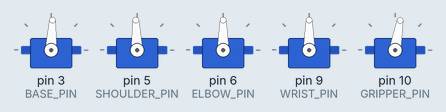
The sketch below on a simulated Arduino Uno, built with avr-gcc and run on an emulated ATmega328P. On the bench: 5 × servo.

Above: at 1.65 s.
At 3.15 s:
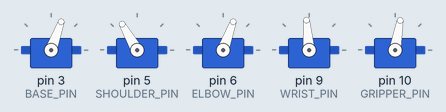
At 4.65 s:
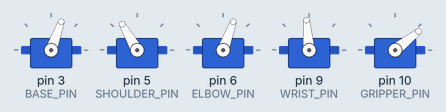
At 7.75 s:
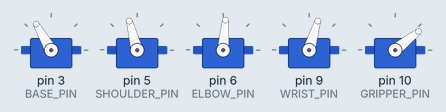
At 10.95 s:
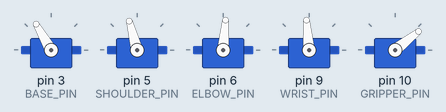
At 13.95 s:
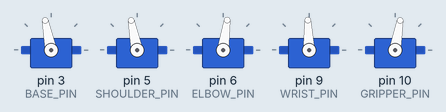
Timing chart, 0 to 25.1 s (numbered marks = the images above):
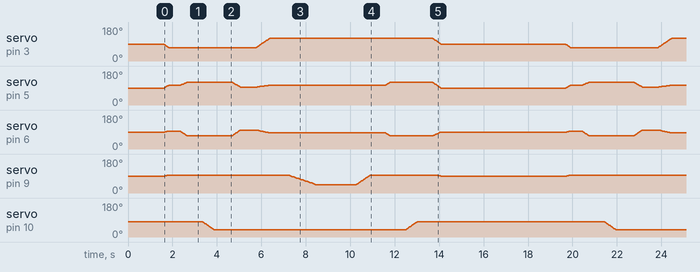

The sketch:

pick_and_pour.ino
```cpp
#include <Servo.h>

// ====== Servo objects ======
Servo baseServo;      // rotates arm left/right
Servo shoulderServo;  // main arm lift
Servo elbowServo;     // forearm bend
Servo wristServo;     // wrist tilt for pouring
Servo gripperServo;   // claw open/close

// ====== Pins (change if yours are different) ======
const int BASE_PIN = 3;
const int SHOULDER_PIN = 5;
const int ELBOW_PIN = 6;
const int WRIST_PIN = 9;
const int GRIPPER_PIN = 10;

// ====== Current servo positions ======
int basePos = 90;
int shoulderPos = 90;
int elbowPos = 90;
int wristPos = 90;
int gripperPos = 80;   // open-ish

// ====== TUNE THESE FOR YOUR ARM ======
// Source cup position
const int SRC_BASE      = 70;
const int SRC_SHOULDER  = 120;
const int SRC_ELBOW     = 70;
const int SRC_WRIST     = 95;

// Target cup position
const int TGT_BASE      = 120;
const int TGT_SHOULDER  = 105;
const int TGT_ELBOW     = 85;
const int TGT_WRIST     = 95;

// Gripper values
const int GRIP_OPEN     = 80;
const int GRIP_CLOSED   = 38;   // tune carefully based on cup width

// Safe home pose
const int HOME_BASE      = 90;
const int HOME_SHOULDER  = 90;
const int HOME_ELBOW     = 90;
const int HOME_WRIST     = 90;

// ====== Smooth movement helpers ======
void moveServoSmooth(Servo &servo, int &currentPos, int targetPos, int stepDelay = 15) {
  if (currentPos < targetPos) {
    for (int p = currentPos; p <= targetPos; p++) {
      servo.write(p);
      delay(stepDelay);
    }
  } else {
    for (int p = currentPos; p >= targetPos; p--) {
      servo.write(p);
      delay(stepDelay);
    }
  }
  currentPos = targetPos;
}

void moveAllSmooth(int b, int s, int e, int w, int g, int stepDelay = 15) {
  // move in small synchronized steps
  int maxDiff = max(abs(basePos - b),
               max(abs(shoulderPos - s),
               max(abs(elbowPos - e),
               max(abs(wristPos - w), abs(gripperPos - g)))));

  if (maxDiff == 0) return;

  for (int i = 1; i <= maxDiff; i++) {
    baseServo.write(basePos + (b - basePos) * i / maxDiff);
    shoulderServo.write(shoulderPos + (s - shoulderPos) * i / maxDiff);
    elbowServo.write(elbowPos + (e - elbowPos) * i / maxDiff);
    wristServo.write(wristPos + (w - wristPos) * i / maxDiff);
    gripperServo.write(gripperPos + (g - gripperPos) * i / maxDiff);
    delay(stepDelay);
  }

  basePos = b;
  shoulderPos = s;
  elbowPos = e;
  wristPos = w;
  gripperPos = g;
}

// ====== Motion sequence helpers ======
void goHome() {
  moveAllSmooth(HOME_BASE, HOME_SHOULDER, HOME_ELBOW, HOME_WRIST, GRIP_OPEN, 12);
  delay(600);
}

void moveAboveSourceCup() {
  moveAllSmooth(SRC_BASE, 105, 95, SRC_WRIST, GRIP_OPEN, 12);
  delay(500);
}

void lowerToSourceCup() {
  moveAllSmooth(SRC_BASE, SRC_SHOULDER, SRC_ELBOW, SRC_WRIST, GRIP_OPEN, 12);
  delay(700);
}

void gripCup() {
  moveAllSmooth(SRC_BASE, SRC_SHOULDER, SRC_ELBOW, SRC_WRIST, GRIP_CLOSED, 12);
  delay(800);
}

void liftCup() {
  moveAllSmooth(SRC_BASE, 95, 100, 95, GRIP_CLOSED, 12);
  delay(700);
}

void moveAboveTargetCup() {
  moveAllSmooth(TGT_BASE, TGT_SHOULDER, TGT_ELBOW, TGT_WRIST, GRIP_CLOSED, 12);
  delay(800);
}

void pourIntoTargetCup() {
  // tilt gradually for a smoother pour
  for (int angle = wristPos; angle >= 45; angle -= 2) {
    wristServo.write(angle);
    delay(50);
  }
  wristPos = 45;
  delay(1800);  // hold pour
}

void returnFromPour() {
  moveAllSmooth(TGT_BASE, TGT_SHOULDER, TGT_ELBOW, TGT_WRIST, GRIP_CLOSED, 12);
  delay(700);
}

void placeCupDown() {
  moveAllSmooth(TGT_BASE, 120, 70, 95, GRIP_CLOSED, 12);
  delay(700);
}

void releaseCup() {
  moveAllSmooth(TGT_BASE, 120, 70, 95, GRIP_OPEN, 12);
  delay(700);
}

void setup() {
  baseServo.attach(BASE_PIN);
  shoulderServo.attach(SHOULDER_PIN);
  elbowServo.attach(ELBOW_PIN);
  wristServo.attach(WRIST_PIN);
  gripperServo.attach(GRIPPER_PIN);

  // initialize at home
  baseServo.write(basePos);
  shoulderServo.write(shoulderPos);
  elbowServo.write(elbowPos);
  wristServo.write(wristPos);
  gripperServo.write(gripperPos);

  delay(1000);
  goHome();
}

void loop() {
  moveAboveSourceCup();
  lowerToSourceCup();
  gripCup();
  liftCup();
  moveAboveTargetCup();
  pourIntoTargetCup();
  returnFromPour();
  placeCupDown();
  releaseCup();
  goHome();

  delay(5000); // wait before repeating
}
```

Measured:
- by itself, servo on pin 5 (SHOULDER_PIN): moves between 90° and 120°, repeating every 18.1 s
- by itself, servo on pin 9 (WRIST_PIN): moves between 45° and 95°, repeating every 18.1 s
